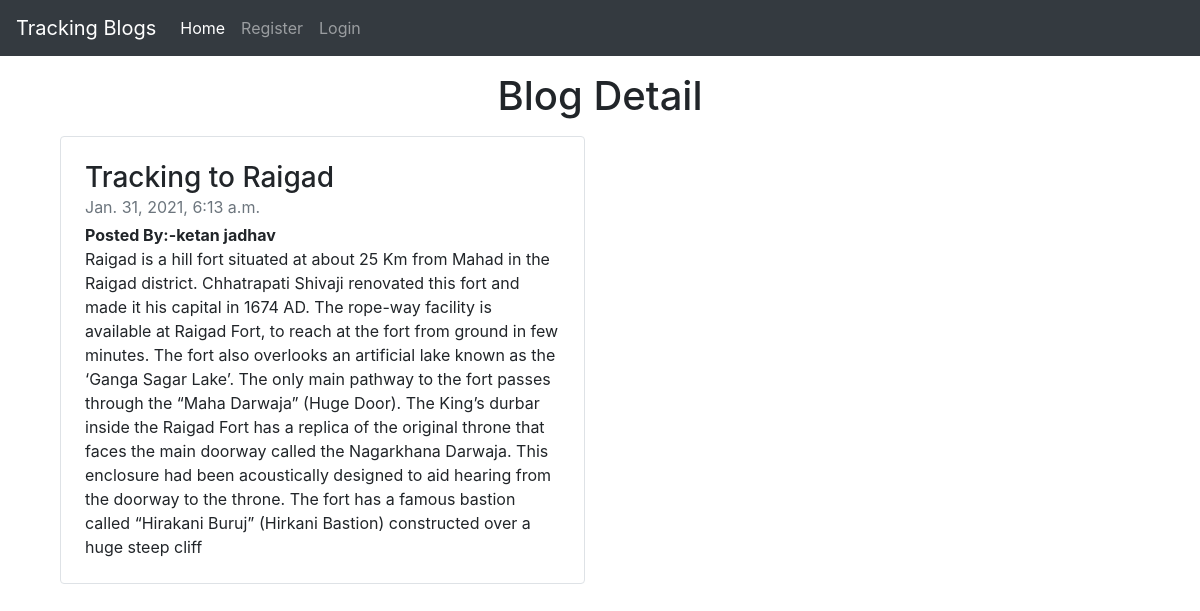
Screenshot of /blog_detail/3 with the database file from the repository.
### myapp1/models.py (models this page shows, shortened)
class Blog(models.Model):
    user_id = models.ForeignKey(User,on_delete=models.CASCADE)
    title = models.CharField(max_length=150)
    dsc = models.TextField()
    date = models.DateTimeField(auto_now_add=True,null=True)

### myapp1/views.py (the view)
# urls.py: path('blog_detail/<int:id>', views.blog_detail,name='blog_detail'),
def blog_detail(request,id):
    blog = Blog.objects.get(id=id)
    context = {'blog':blog}
    return render(request,'blog_detail.html',context)

### templates/blog_detail.html (shortened to what this page needs)
{% load static %}
<!doctype html>
<html lang="en">
  <head>
    <link rel="stylesheet" href="{% static "css/style.css"%}">
    <link rel="stylesheet" href="https://maxcdn.bootstrapcdn.com/bootstrap/4.0.0/css/bootstrap.min.css">
  </head>
  <body>
    <nav class="navbar navbar-expand-lg navbar-dark bg-dark">
        <a class="navbar-brand" href="#">Tracking Blogs</a>
        <div class="collapse navbar-collapse" id="navbarSupportedContent">
          <ul class="navbar-nav mr-auto">
            <li class="nav-item active">
              <a class="nav-link" href="/">Home <span class="sr-only">(current)</span></a>
            </li>
            {% if user.is_authenticated %}
            <li class="nav-item">
              <a class="nav-link" href="/">{{request.user}}</a>
            </li>
            {% if user.id == blog.user_id_id %}
            <li class="nav-item">
              <a class="nav-link btn btn-success" href="/edit/{{blog.id}}">Edit</a>
            </li>
            <li class="nav-item">
              <a class="nav-link btn btn-danger mx-3" href="/delete/{{blog.id}}">Delete</a>
            </li>
            {% endif %}
            {% else %}
            <li class="nav-item">
              <a class="nav-link" href="register">Register</a>
            </li>
            <li class="nav-item">
              <a class="nav-link" href="login">Login</a>
            </li>
            {% endif %}
          </ul>
        </div>
      </nav>
<div class="container">
<h1 class='text-center my-3'>Blog Detail</h1>
    <div class="col-md-6 my-3">
        <div class="row no-gutters border rounded overflow-hidden flex-md-row mb-4 shadow-sm h-md-250 position-relative">
          <div class="col p-4 d-flex flex-column position-static">
            <h3 class="mb-0">{{blog.title}}</h3>
            <div class="mb-1 text-muted">{{blog.date}}</div>
            <b>Posted By:-{{blog.user_id.username}}</b>
            <p class="card-text mb-auto">{{blog.dsc}}</p>
          </div>
        </div>
      </div>
</div>
  </body>
</html>

### static/css/style.css (style rules this page uses)
body { background-image:url(https://images.unsplash.com/photo-1449247709967-d4461a6a6103?ixlib=rb-1.2.1&ixid=MXwxMjA3fDB8MHxzZWFyY2h8Mjc5fHxwbGFpbiUyMGJhY2tncm91bmR8ZW58MHx8MHw%3D&auto=format&fit=crop&w=500&q=60); background-repeat: no-repeat; background-size: cover; }

### rows the page displays
Blog: title "Tracking to Raigad", date "Jan. 31, 2021, 6:13 a.m.", user_id.username "ketan jadhav", dsc "Raigad is a hill fort situated at about 25 Km from Mahad in the Raigad district. Chhatrapati Shivaji renovated this fort and made it his capital in 1674 AD. The rope-way facility is available at Raigad Fort, to reach at the fort from ground in few minutes. The fort also overlooks an artificial lake known as the ‘Ganga Sagar Lake’. The only main pathway to the fort passes through the “Maha Darwaja” (Huge Door). The King’s durbar inside the Raigad Fort has a replica of the original throne that faces the main doorway called the Nagarkhana Darwaja. This enclosure had been acoustically designed to aid hearing from the doorway to the throne. The fort has a famous bastion called “Hirakani Buruj”…"
